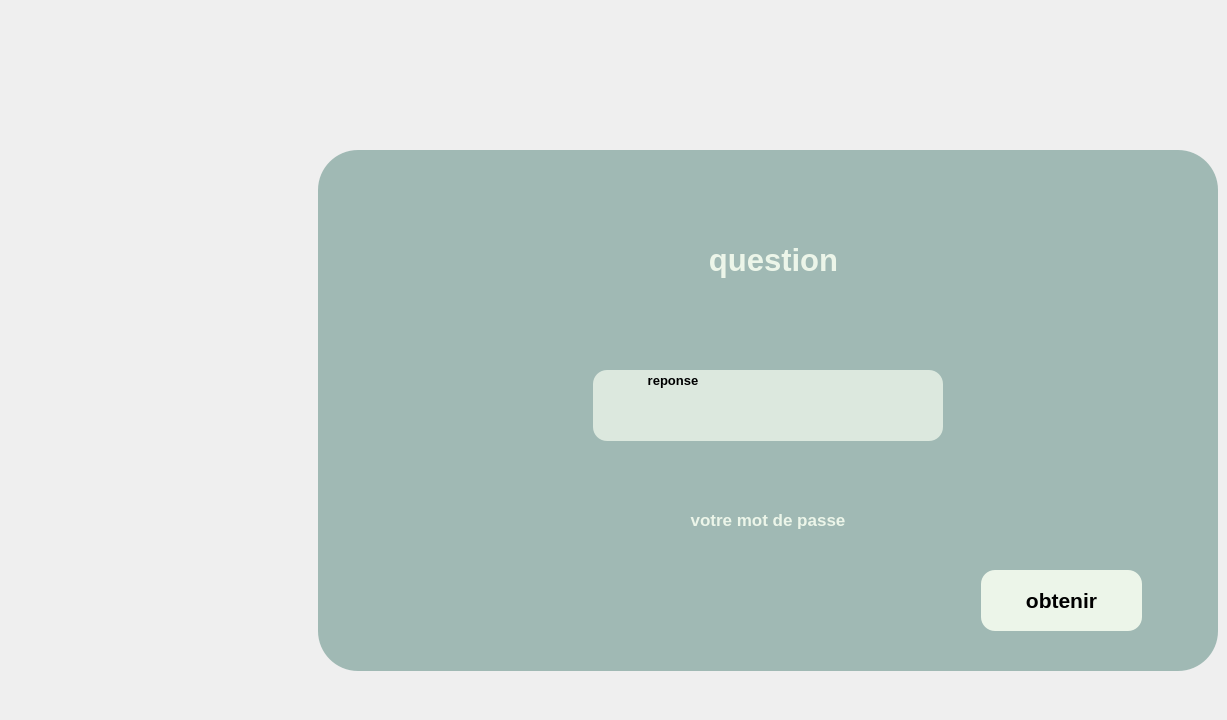
    <widget class="QWidget" name="passwordPage">
     <widget class="QFrame" name="employeePasswordFrame">
      <property name="geometry">
       <rect>
        <x>318</x>
        <y>150</y>
        <width>900</width>
        <height>521</height>
       </rect>
      </property>
      <property name="font">
       <font>
        <family>Segoe UI</family>
        <pointsize>11</pointsize>
       </font>
      </property>
      <property name="styleSheet">
       <string notr="true">QFrame{
 background-color:rgba(37, 102, 90, 100);
 border-radius:40px;
}
QFrame#employeeLoginFrame{
	 border:2px solid rgb(37, 102, 90);
}
QLabel{
 color: black;
 background-color: transparent;
 font-weight:bold;
}
QLineEdit, QComboBox{
 background: rgba(236, 245, 233, 200);
 border-radius:14px;
 padding:6px;
 color:black;
}
QPushButton{
 background-color: rgba(236, 245, 233, 255);
 color: black;
 border-radius:14px;
 padding:10px;
}
QPushButton:hover{
 border:2px solid black;
}
QLineEdit:hover{
 border:2px solid black;

}
QLineEdit:focus {
    border: 2px solid black;
	background: rgba(236, 245, 233, 255);
}
QPushButton:pressed {
    padding-top: 12px;
    padding-left: 12px;
	background-color: #baf49c;
	outline: none;
}</string>
      </property>
      <property name="frameShape">
       <enum>QFrame::Shape::StyledPanel</enum>
      </property>
      <property name="frameShadow">
       <enum>QFrame::Shadow::Raised</enum>
      </property>
      <widget class="QLineEdit" name="employeeAnwserLineEdit">
       <property name="geometry">
        <rect>
         <x>275</x>
         <y>220</y>
         <width>350</width>
         <height>71</height>
        </rect>
       </property>
       <property name="font">
        <font>
         <family>Segoe UI</family>
         <pointsize>14</pointsize>
         <bold>true</bold>
        </font>
       </property>
       <property name="inputMethodHints">
        <set>Qt::InputMethodHint::ImhNone</set>
       </property>
       <property name="echoMode">
        <enum>QLineEdit::EchoMode::Normal</enum>
       </property>
       <property name="alignment">
        <set>Qt::AlignmentFlag::AlignLeading|Qt::AlignmentFlag::AlignLeft|Qt::AlignmentFlag::AlignVCenter</set>
       </property>
      </widget>
      <widget class="QLabel" name="ReponseLabel">
       <property name="geometry">
        <rect>
         <x>295</x>
         <y>220</y>
         <width>120</width>
         <height>21</height>
        </rect>
       </property>
       <property name="font">
        <font>
         <family>Segoe UI</family>
         <pointsize>10</pointsize>
         <bold>true</bold>
        </font>
       </property>
       <property name="text">
        <string>reponse</string>
       </property>
       <property name="alignment">
        <set>Qt::AlignmentFlag::AlignCenter</set>
       </property>
      </widget>
      <widget class="QLabel" name="empQuestionLabel">
       <property name="geometry">
        <rect>
         <x>200</x>
         <y>80</y>
         <width>511</width>
         <height>60</height>
        </rect>
       </property>
       <property name="font">
        <font>
         <family>Segoe UI</family>
         <pointsize>23</pointsize>
         <bold>true</bold>
        </font>
       </property>
       <property name="styleSheet">
        <string notr="true">color:rgb(236, 245, 233);</string>
       </property>
       <property name="text">
        <string>question</string>
       </property>
       <property name="alignment">
        <set>Qt::AlignmentFlag::AlignCenter</set>
       </property>
      </widget>
      <widget class="QPushButton" name="empObtenirBtn">
       <property name="geometry">
        <rect>
         <x>663</x>
         <y>420</y>
         <width>161</width>
         <height>61</height>
        </rect>
       </property>
       <property name="font">
        <font>
         <family>Segoe UI</family>
         <pointsize>16</pointsize>
         <bold>true</bold>
        </font>
       </property>
       <property name="cursor">
        <cursorShape>PointingHandCursor</cursorShape>
       </property>
       <property name="text">
        <string>obtenir</string>
       </property>
      </widget>
      <widget class="QLabel" name="empLogoLabel_2">
       <property name="geometry">
        <rect>
         <x>20</x>
         <y>20</y>
         <width>70</width>
         <height>70</height>
        </rect>
       </property>
       <property name="text">
        <string/>
       </property>
       <property name="pixmap">
        <pixmap resource="sidebarRessources.qrc">:/images/recytrack_logo.png</pixmap>
       </property>
       <property name="scaledContents">
        <bool>true</bool>
       </property>
      </widget>
      <widget class="QLabel" name="empPasswordLabel">
       <property name="geometry">
        <rect>
         <x>275</x>
         <y>340</y>
         <width>350</width>
         <height>60</height>
        </rect>
       </property>
       <property name="font">
        <font>
         <family>Segoe UI</family>
         <pointsize>13</pointsize>
         <bold>true</bold>
        </font>
       </property>
       <property name="styleSheet">
        <string notr="true">color:rgb(236, 245, 233);</string>
       </property>
       <property name="text">
        <string>votre mot de passe</string>
       </property>
       <property name="alignment">
        <set>Qt::AlignmentFlag::AlignCenter</set>
       </property>
      </widget>
     </widget>
     <widget class="QPushButton" name="empLoginReturnBtn">
      <property name="geometry">
       <rect>
        <x>130</x>
        <y>620</y>
        <width>111</width>
        <height>91</height>
       </rect>
      </property>
      <property name="cursor">
       <cursorShape>PointingHandCursor</cursorShape>
      </property>
      <property name="styleSheet">
       <string notr="true">QPushButton {
    border: none;
    background: none;
	opacity: 0.5;
}
QPushButton:hover {
    /* optional hover effect */
    opacity: 1;
 	padding-bottom: 6px;
}
QPushButton:pressed {
    padding-top: 6px;
}</string>
      </property>
      <property name="text">
       <string/>
      </property>
      <property name="icon">
       <iconset resource="sidebarRessources.qrc">
        <normaloff>:/images/photos/returnBtn.png</normaloff>
        <normalon>:/images/photos/returnBtn.png</normalon>
        <disabledoff>:/images/photos/returnBtn.png</disabledoff>
        <disabledon>:/images/photos/returnBtn.png</disabledon>:/images/photos/returnBtn.png</iconset>
      </property>
      <property name="iconSize">
       <size>
        <width>70</width>
        <height>70</height>
       </size>
      </property>
     </widget>
    </widget>
